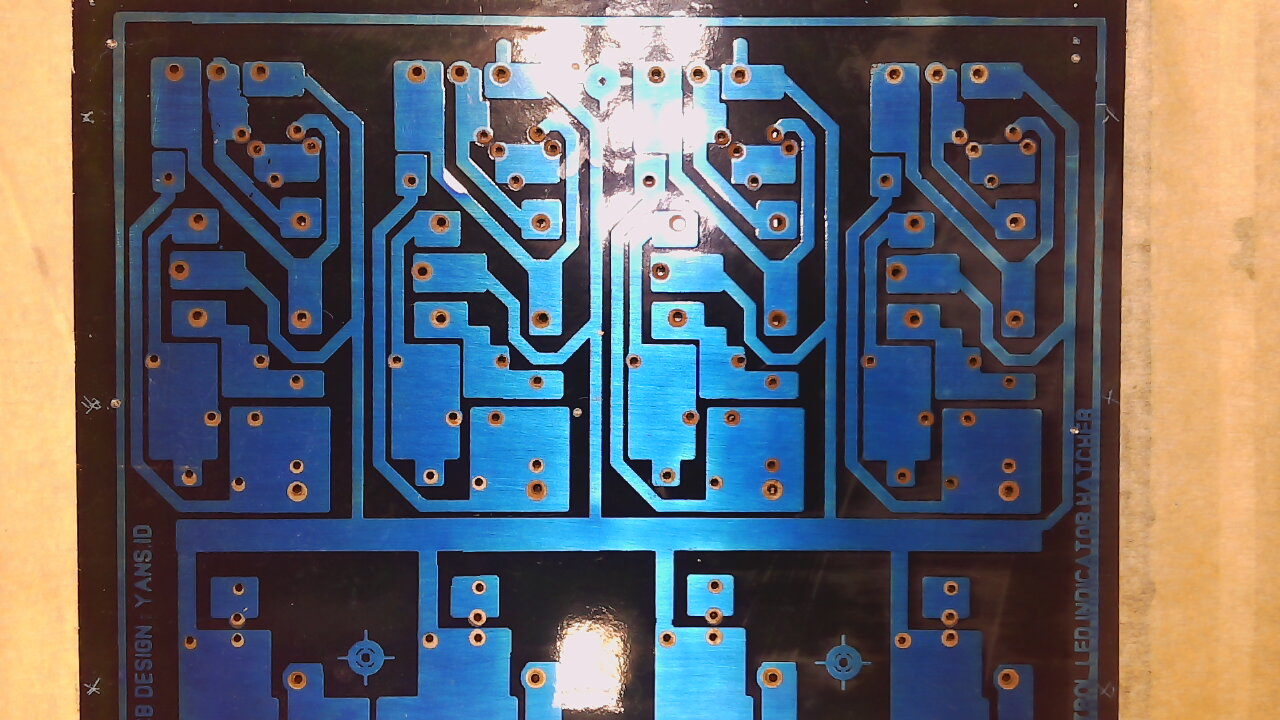
#> input picture calibrate/capture.jpeg, 1280 x 720 px
$ python add_markers.py calibrate/capture.jpeg
#> lines starting #> are read from the running program, lines starting #| are printed output that depends on the picture
"""
Script untuk menambahkan marker pada gambar PCB
dan mendapatkan pixel coordinates untuk kalibrasi

Usage:
    python add_markers.py camera_capture.jpg
    python add_markers.py --image pcb.jpg --output markers.txt
"""
import cv2
import argparse
import sys
from pathlib import Path

class MarkerAdder:
    def __init__(self, image_path, output_file=None):
        self.image_path = Path(image_path)
        self.output_file = output_file or f"{self.image_path.stem}_markers.txt"
        self.markers = []
        self.img = None
        self.clone = None

    def run(self):
        """Run marker adder"""
        if not self.image_path.exists():
            print(f"ERROR: Image not found: {self.image_path}")
            return False

        # Load image
        self.img = cv2.imread(str(self.image_path))
#> self.img is the input picture: shape (720, 1280, 3); mean B, G, R 108.5, 101.6, 98.5
        if self.img is None:
            print(f"ERROR: Cannot load image")
            return False

        self.clone = self.img.copy()

        h, w = self.img.shape[:2]
#> h = 720; w = 1280
        print(f"\nLoaded: {self.image_path.name} ({w}x{h})")
#| Loaded: capture.jpeg (1280x720)
        print(f"Resolution: {w}x{h}")
#| Resolution: 1280x720

        # Window
        window_name = f"Marker Adder - {self.image_path.name}"
        cv2.namedWindow(window_name, cv2.WINDOW_NORMAL)
        cv2.resizeWindow(window_name, 800, 600)
        cv2.setMouseCallback(window_name, self.mouse_callback)

        print("\n" + "="*50)
        print("INSTRUKSI:")
        print("  - Klik untuk tambahkan marker")
        print("  - Tekan 'z' untuk undo marker terakhir")
        print("  - Tekan 's' untuk simpan")
        print("  - Tekan 'c' untuk clear semua")
        print("  - Tekan 'q' untuk keluar tanpa simpan")
        print("="*50 + "\n")

        while True:
            # Draw all markers
            display = self.clone.copy()

            # Draw markers
            for i, (x, y) in enumerate(self.markers):
                cv2.circle(display, (int(x), int(y)), 10, (0, 255, 0), -1)
                cv2.putText(display, f"{i+1}", (int(x)+15, int(y)),
                           cv2.FONT_HERSHEY_SIMPLEX, 0.6, (0, 255, 0), 2)

                # Draw crosshair
                cv2.line(display, (int(x)-15, int(y)), (int(x)+15, int(y)), (0, 255, 255), 1)
                cv2.line(display, (int(x), int(y)-15), (int(x), int(y)+15), (0, 255, 255), 1)

            # Info bar
            info = f"Markers: {len(self.markers)} | Click:Add | z:Undo | s:Save | c:Clear | q:Quit"
            cv2.putText(display, info, (10, 30), cv2.FONT_HERSHEY_SIMPLEX, 0.5, (255, 255, 0), 1)

            # Show instructions if no markers
            if len(self.markers) == 0:
                hint = "Klik pada titik referensi PCB untuk menambahkan marker"
                cv2.putText(display, hint, (10, h//2), cv2.FONT_HERSHEY_SIMPLEX, 0.7, (255, 255, 255), 2)
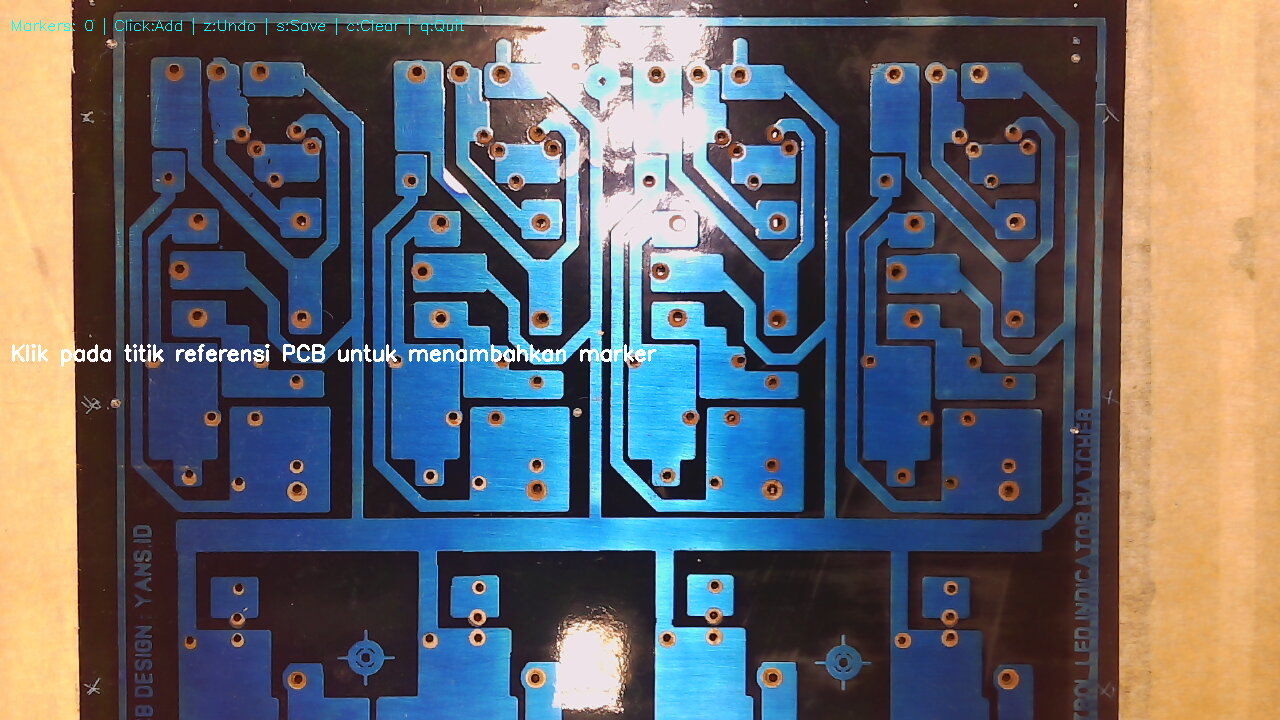
#> display: shape (720, 1280, 3); mean B, G, R 109.2, 102.5, 99.3

            cv2.imshow(window_name, display)

            key = cv2.waitKey(1) & 0xFF
#> (key q is pressed here)
            if key == ord('q'):
                print("Exited without saving")
                break
            elif key == ord('s'):
                self.save_markers()
                break
            elif key == ord('c'):
                self.markers = []
                self.clone = self.img.copy()
                print("Cleared all markers")
            elif key == ord('z'):
                if self.markers:
                    self.markers.pop()
                    self.clone = self.img.copy()
                    print(f"Removed last marker. Total: {len(self.markers)}")

        cv2.destroyAllWindows()
        return True

    def mouse_callback(self, event, x, y, flags, param):
        """Handle mouse click"""
        if event == cv2.EVENT_LBUTTONDOWN:
            self.markers.append((float(x), float(y)))
            print(f"Marker {len(self.markers)}: ({x}, {y})")

            # Draw on clone
            cv2.circle(self.clone, (x, y), 10, (0, 255, 0), -1)
            cv2.putText(self.clone, f"{len(self.markers)}", (x+15, y),
                       cv2.FONT_HERSHEY_SIMPLEX, 0.6, (0, 255, 0), 2)
            cv2.line(self.clone, (x-15, y), (x+15, y), (0, 255, 255), 1)
            cv2.line(self.clone, (x, y-15), (x, y+15), (0, 255, 255), 1)

    def save_markers(self):
        """Save markers to file"""
        if not self.markers:
            print("No markers to save!")
            return

        with open(self.output_file, 'w') as f:
            f.write(f"# Markers from {self.image_path.name}\n")
            f.write(f"# Total: {len(self.markers)} points\n")
            f.write(f"# Format: x y (pixel coordinates)\n")
            f.write("#\n")

            for i, (x, y) in enumerate(self.markers):
                f.write(f"{x:.1f} {y:.1f}\n")

        print(f"\nSaved {len(self.markers)} markers to: {self.output_file}")
        print("\nGunakan coordinates ini untuk kalibrasi:")
        print("="*50)
        for i, (x, y) in enumerate(self.markers):
            print(f"python calibrate_cli.py --add {x:.1f} {y:.1f} <mm_x> <mm_y>")
        print("="*50)
        print("\nAtau bisa langsung lihat di file:", self.output_file)


def main():
    parser = argparse.ArgumentParser(description='Add markers to PCB image for calibration')
    parser.add_argument('image', nargs='?', help='Image file path')
    parser.add_argument('--output', '-o', help='Output file for markers')

    args = parser.parse_args()

    if not args.image:
        # Show example
        print("Usage: python add_markers.py <image_file>")
        print("\nContoh:")
        print("  python add_markers.py camera_capture.jpg")
        print("  python add_markers.py pcb.jpg --output my_markers.txt")
        print("\nFile gambar yang tersedia:")
        for f in Path('.').glob('*.jpg'):
            print(f"  - {f.name}")
        return

    adder = MarkerAdder(args.image, args.output)
    adder.run()


if __name__ == "__main__":
    main()

$ run again, on calibrate/capture.jpg
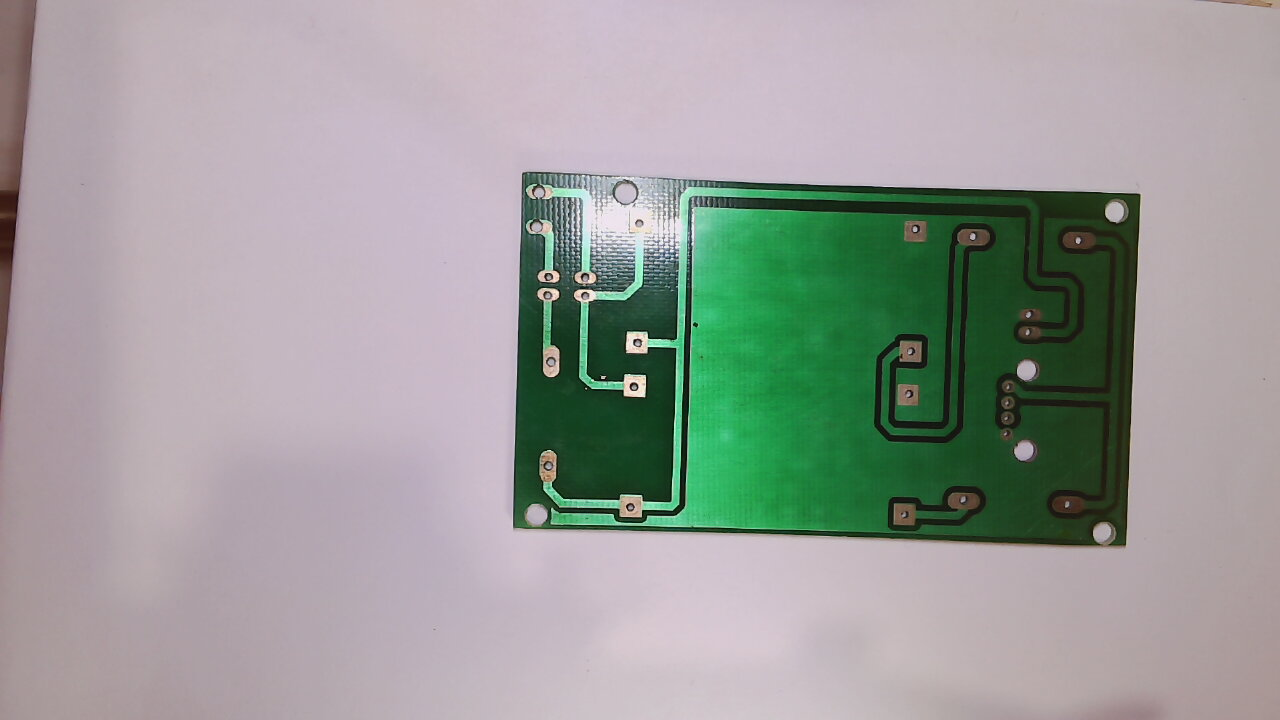
#> input picture calibrate/capture.jpg, 1280 x 720 px
#> in run, self.img is the input picture: shape (720, 1280, 3); mean B, G, R 154.3, 157.4, 155.4
#| Loaded: capture.jpg (1280x720)
#| Resolution: 1280x720
#> in run, `cv2.putText(display, hint, (10, h//2), cv2.FONT_HERSHEY_SIMPLEX, 0.7, ..`:
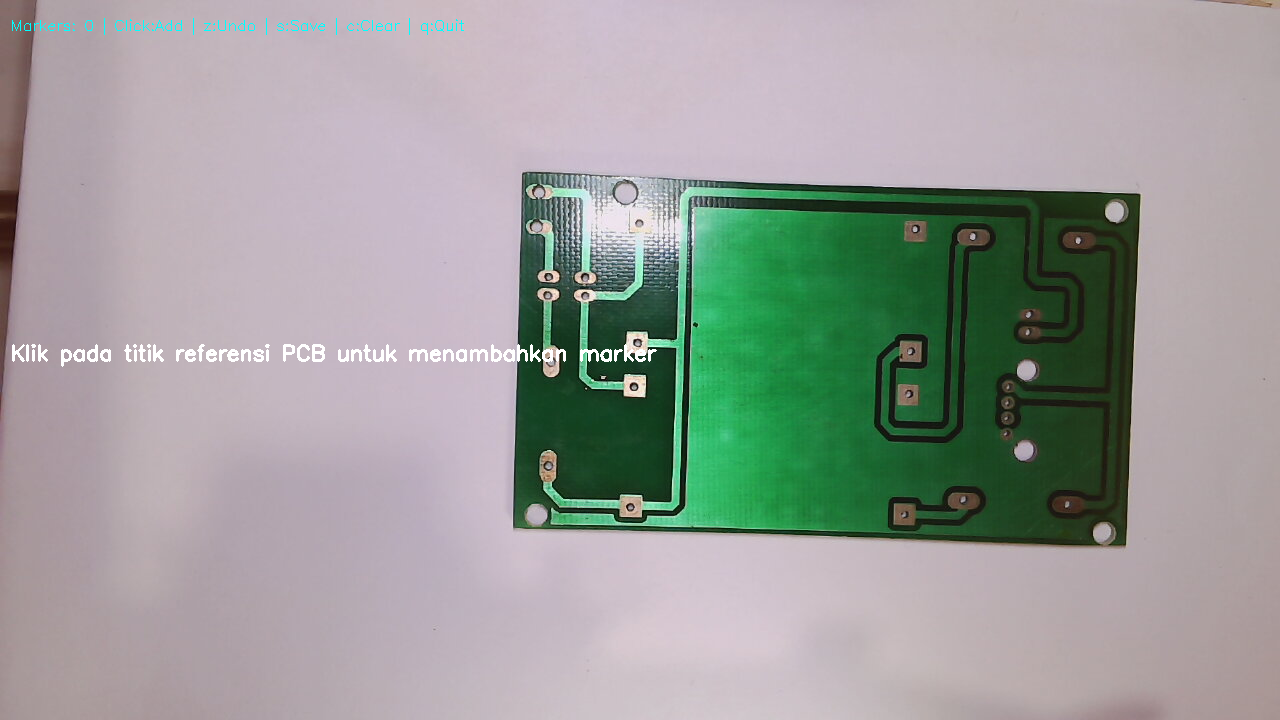
#> display: shape (720, 1280, 3); mean B, G, R 154.8, 158, 155.7
